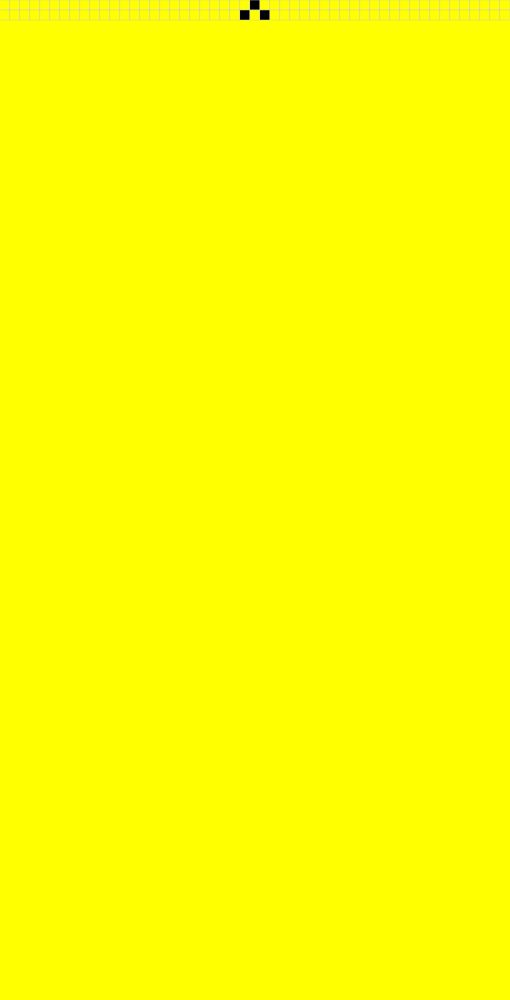
Frame 1 (no input)
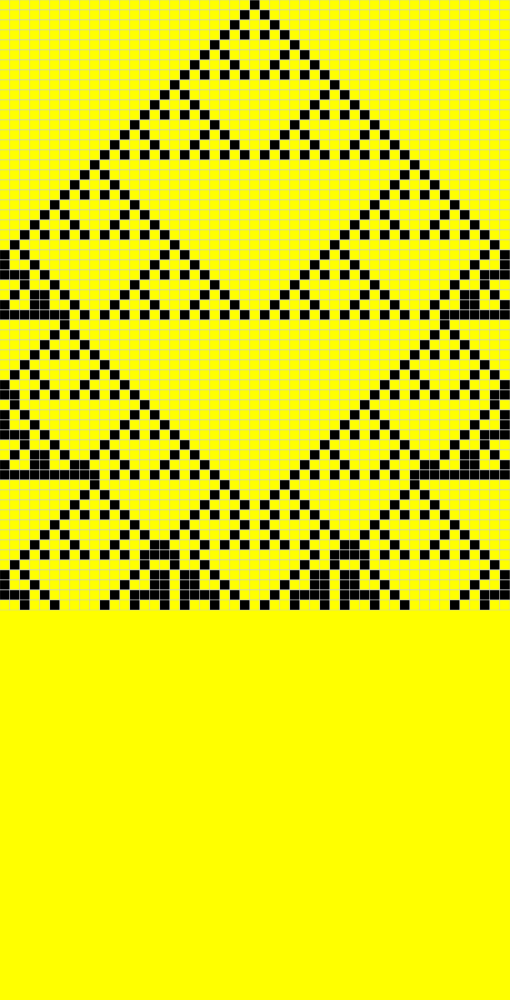
Frame 60 (no input)
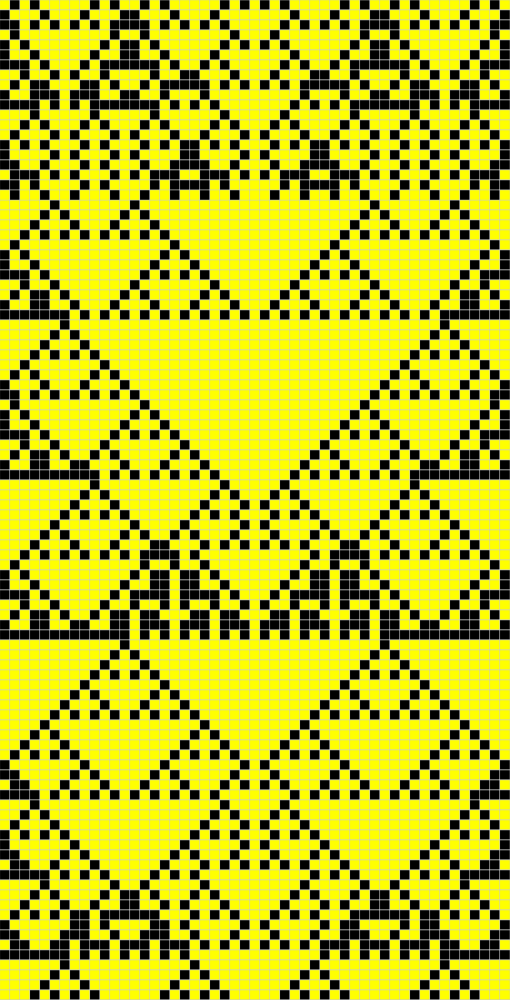
Frame 120 (the mouse pressed at the canvas centre since frame 60)

The p5.js sketch that drew these frames (run headless with seeded random() and noise() and a simulated clock; from frame 60 on, the mouse is pressed at the canvas centre):

// p5.js sketch
// ── sketch.js
// simple wolfram ca non opp 
// adapted from Shiffman's Nature of Code
// display cells
// copying one array to the other creates problems if you just assign it you need to deep copy i am useing p5.js arrayCopy(sorce,destination) built in pred


let cells = [];

let newCells = []; // new array to put the new state in. but in need zero index and 19 index so i just copied it over

let generation = 0; // oh damn this is global too !!!!

//let ruleset = [0, 0, 0, 1, 1, 1, 1, 0]; 
//let ruleset = [0,1,1,0,1,1,1,0];
let ruleset = [0,1,0,1,1,0,1,0]

let cellw = 10; // cell size

console.log(cells.length);
// makes a big difference if the cells length is even or odd
function setup() {
  createCanvas(510, windowHeight);
  background(255,255,0);
  for (let i=0; i < width/cellw; i++){
  cells[i] = 0; //floor(random(2)); // or random
  }
  console.log(cells.length);
  cells[int(cells.length/2)] = 1;  // you have to use int here or it wont give an int with some screen sizes and you will not have a 1 
  arrayCopy(cells,newCells);  // so the arrarys have a first and last element index as they are skiped when creating next generation
  
}

function draw() {
  displayCells(generation);
  //if (mouseIsPressed) {
    getNextGen();
    generation++;
    console.log(generation);
    displayCells(generation);
    if (generation*cellw > height){
      //background(255);
      generation=0;
    }
    
 // }

}


function displayCells(generation) {


  for (let i = 0; i < cells.length; i++) {
    if (cells[i] == 0) {
      //console.log("white");
      fill(255,255,0);
    } else {
      fill(0);
      //console.log("black");
    }
    strokeWeight(0.5);
    stroke(200);
    //noStroke();
    rect(i * cellw, generation * cellw, cellw, cellw);
  }

}


function getNextGen() {
  for (let i = 0; i < cells.length ; i++) { // handel edges on a torus
    let left = cells[(i - 1 + cells.length)%cells.length];
    let middle = cells[i];
    let right = cells[(i + 1 + cells.length)%cells.length];
    let newState = rules(left, middle, right);
    newCells[i] = newState;
  }
  arrayCopy(newCells,cells);  //  source then destination this 
}


function rules(a, b, c) {

  if (a == 1 && b == 1 && c == 1) return ruleset[0];
  else if (a == 1 && b == 1 && c == 0) return ruleset[1];
  else if (a == 1 && b == 0 && c == 1) return ruleset[2];
  else if (a == 1 && b == 0 && c == 0) return ruleset[3];
  else if (a == 0 && b == 1 && c == 1) return ruleset[4];
  else if (a == 0 && b == 1 && c == 0) return ruleset[5];
  else if (a == 0 && b == 0 && c == 1) return ruleset[6];
  else if (a == 0 && b == 0 && c == 0) return ruleset[7];

}
